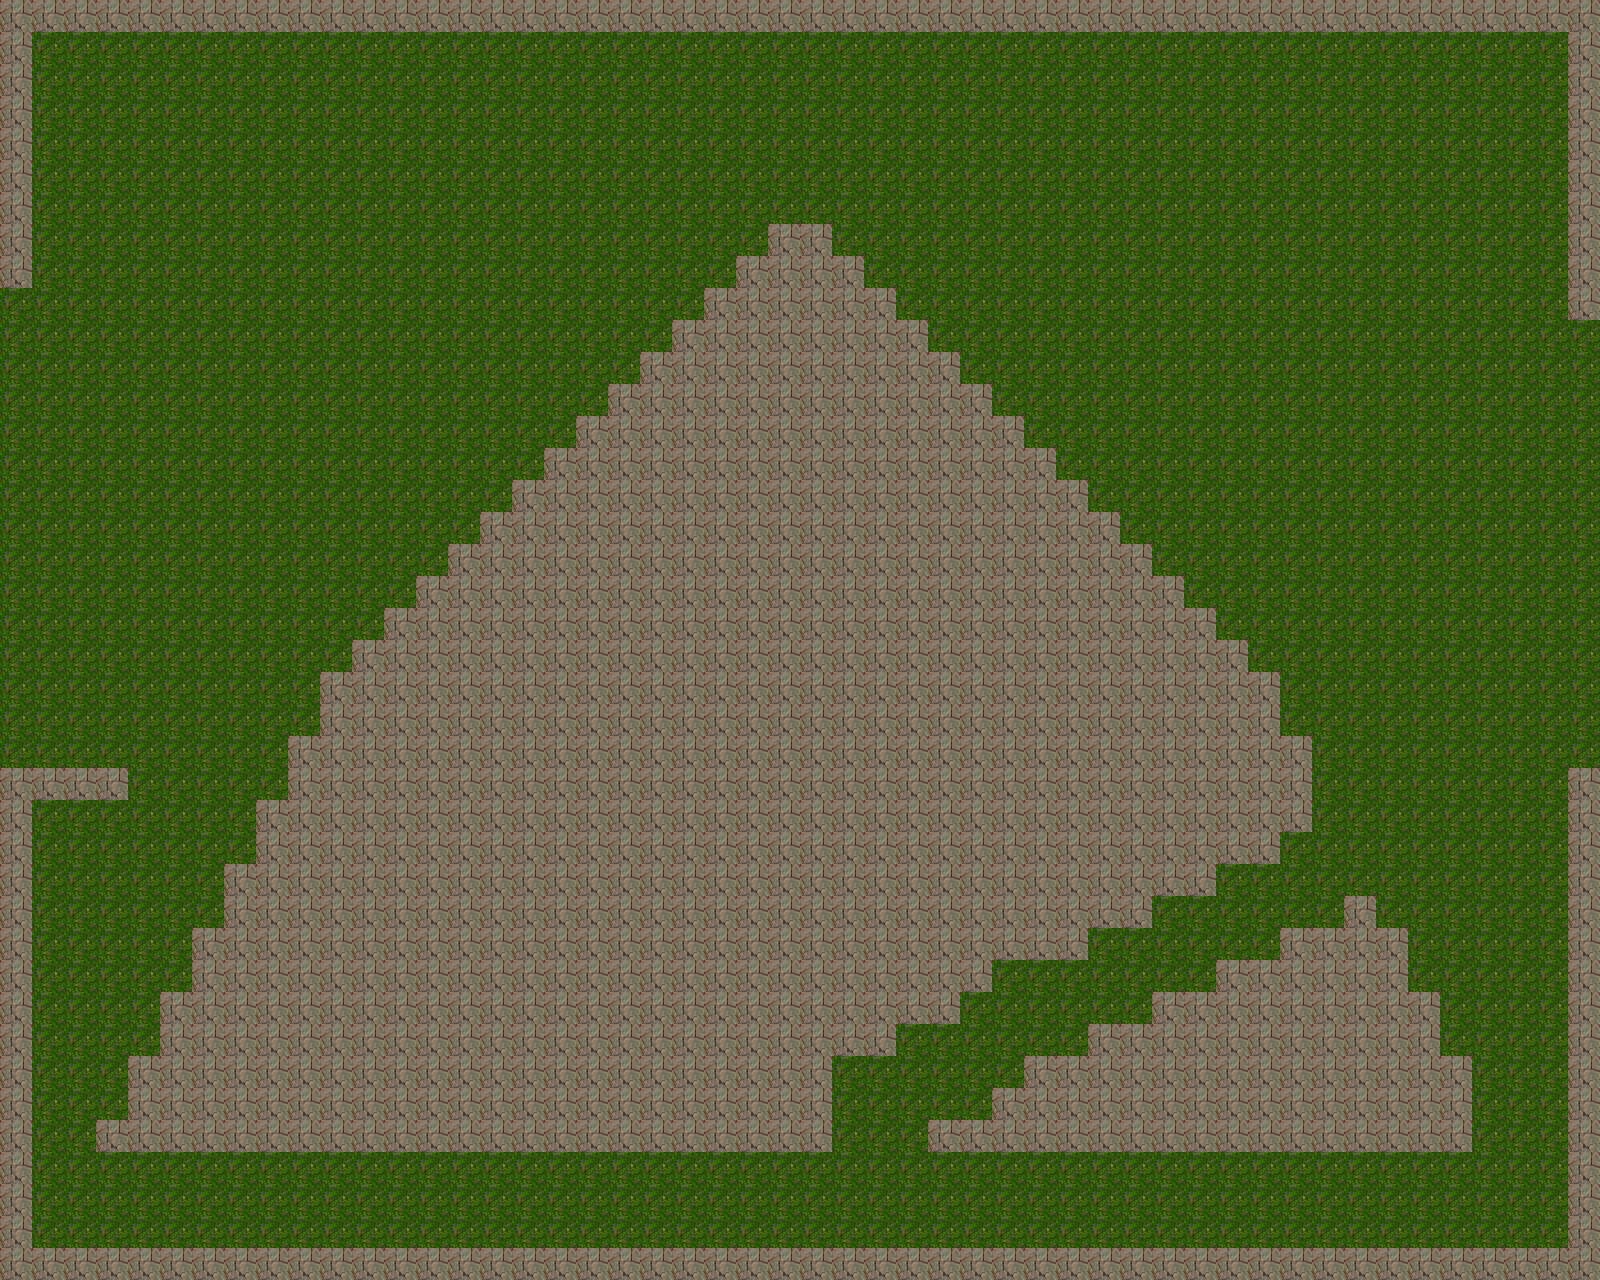

This game map was drawn from its Tiled (.tmx) file and the tilesets committed beside it. A one-line description and the trimmed map source follow:
An orthogonal 50x40 tile map with 32x32 px tiles, 1 tile layer (Tile Layer 1), 2 tilesets.

<map version="1.0" orientation="orthogonal" width="50" height="40" tilewidth="32" tileheight="32">
 <tileset firstgid="1" name="grass" tilewidth="32" tileheight="32">
  <image source="grass.png" width="128" height="128" />
 </tileset>
 <tileset firstgid="17" name="rocks" tilewidth="32" tileheight="32">
  <image source="rocks.png" width="128" height="128" />
  <tile id="0">
   <properties>
    <property name="blockType" value="0" />
    <property name="blocked" value="true" />
   </properties>
  </tile>
  <tile id="14">
   <properties>
    <property name="blockType" value="2" />
    <property name="blocked" value="true" />
   </properties>
  </tile>
  <tile id="15">
   <properties>
    <property name="blockType" value="3" />
    <property name="blocked" value="true" />
   </properties>
  </tile>
 </tileset>
 <layer name="Tile Layer 1" width="50" height="40">
  <data>[2000 cells, 2000 non-empty, 2 distinct tile ids]</data>
 </layer>
</map>
